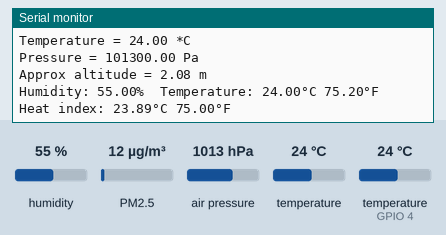
The sketch below on a simulated ESP32. On the bench: the last lines printed to the serial monitor. Inputs (shaded band) come from the test bench; at power-on: humidity 55 %, PM2.5 12 µg/m³, air pressure 1013 hPa, temperature (sensor on GPIO 4) 24 °C, temperature 24 °C.

Above: at 1.2 s.
1.3 s: humidity set to 22 %
At 2.9 s:
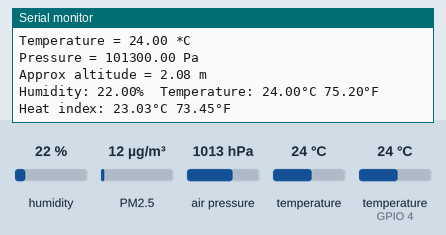
3.5 s: PM2.5 set to 6 µg/m³
5.0 s: air pressure set to 952 hPa
At 6.4 s:
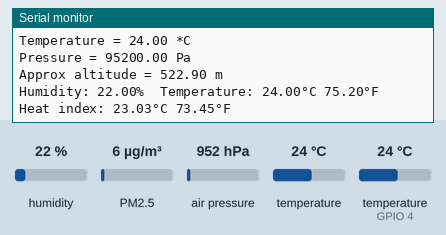
6.5 s: temperature (sensor on GPIO 4) set to 12 °C
8.0 s: temperature (sensor 0) set to 12 °C
At 9.2 s:
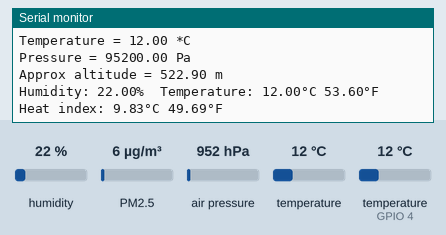
9.5 s: humidity set to 40 %
At 10.8 s:
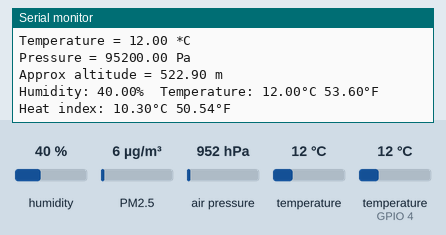
Timing chart, 0 to 12.0 s (numbered marks = the images above; inputs shaded):
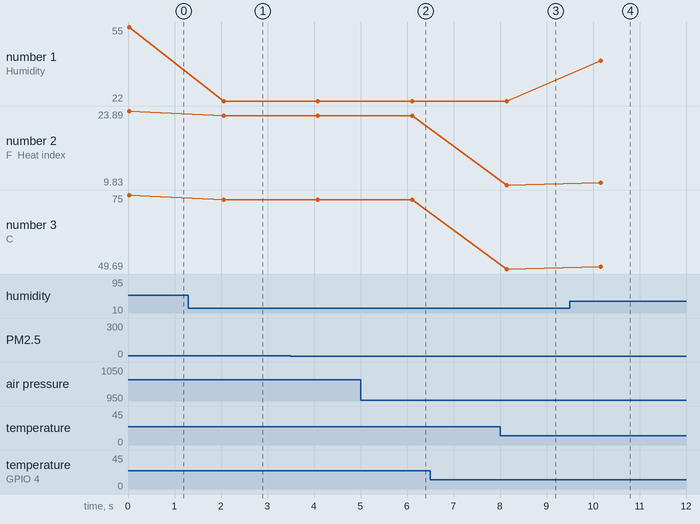

The sketch:

final_node.ino
```cpp
#include <SDS011.h>
#include "DHT.h"


#include <Wire.h>
#include <SPI.h>
#include <Adafruit_BMP280.h>

#define DHTTYPE DHT11
#define DHTPIN 4
Adafruit_BMP280 bmp; // I2C
DHT dht(DHTPIN, DHTTYPE);
float p10, p25;
int err;

SDS011 my_sds;

#ifdef ESP32
HardwareSerial port(2);
#endif

void setup() {
  my_sds.begin(&port);
  Serial.begin(115200);

  while ( !Serial ) delay(100);   // wait for native usb
  Serial.println(F("BMP280 test"));

  Serial.println(F("DHTxx test!"));
  dht.begin();


  unsigned status;
  status = bmp.begin(0x76);
  if (!status) {
    Serial.println(F("Could not find a valid BMP280 sensor, check wiring or "
                      "try a different address!"));
    Serial.print("SensorID was: 0x"); Serial.println(bmp.sensorID(),16);
    Serial.print("        ID of 0xFF probably means a bad address, a BMP 180 or BMP 085\n");
    Serial.print("   ID of 0x56-0x58 represents a BMP 280,\n");
    Serial.print("        ID of 0x60 represents a BME 280.\n");
    Serial.print("        ID of 0x61 represents a BME 680.\n");
    while (1) delay(10);
    }
    bmp.setSampling(Adafruit_BMP280::MODE_NORMAL,     /* Operating Mode. */
                    Adafruit_BMP280::SAMPLING_X2,     /* Temp. oversampling */
                    Adafruit_BMP280::SAMPLING_X16,    /* Pressure oversampling */
                    Adafruit_BMP280::FILTER_X16,      /* Filtering. */
                    Adafruit_BMP280::STANDBY_MS_500); /* Standby time. */
}

void loop() {
  err = my_sds.read(&p25, &p10);
  if (!err) {
    Serial.println("P2.5: " + String(p25));
    Serial.println("P10:  " + String(p10));
  }

    Serial.print(F("Temperature = "));
    Serial.print(bmp.readTemperature());
    Serial.println(" *C");

    Serial.print(F("Pressure = "));
    Serial.print(bmp.readPressure());
    Serial.println(" Pa");

    Serial.print(F("Approx altitude = "));
    Serial.print(bmp.readAltitude(1013.25)); /* Adjusted to local forecast! */
    Serial.println(" m");

    Serial.println();
//    delay(500);

//  delay(2000);
  float h = dht.readHumidity();
  // Read temperature as Celsius (the default)
  float t = dht.readTemperature();
  // Read temperature as Fahrenheit (isFahrenheit = true)
  float f = dht.readTemperature(true);

  // Check if any reads failed and exit early (to try again).
  if (isnan(h) || isnan(t) || isnan(f)) {
    Serial.println(F("Failed to read from DHT sensor!"));
    return;
  }

  // Compute heat index in Fahrenheit (the default)
  float hif = dht.computeHeatIndex(f, h);
  // Compute heat index in Celsius (isFahreheit = false)
  float hic = dht.computeHeatIndex(t, h, false);

  Serial.print(F("Humidity: "));
  Serial.print(h);
  Serial.print(F("%  Temperature: "));
  Serial.print(t);
  Serial.print(F("°C "));
  Serial.print(f);
  Serial.print(F("°F  Heat index: "));
  Serial.print(hic);
  Serial.print(F("°C "));
  Serial.print(hif);
  Serial.println(F("°F"));
  delay(2000);
}

//void setup() {
//  Serial.begin(9600);
// }
```

Measured:
- after the input at 1.3 s, the serial monitor: prints a new line after 0.76 s (image 1)
- after the input at 5.0 s, the serial monitor: prints a new line after 1.1 s (image 2)
- after the input at 8.0 s, the serial monitor: prints a new line after 0.12 s (image 3)
- after the input at 9.5 s, the serial monitor: prints a new line after 0.67 s (image 4)
- plotted number 1: 55 → 22 after the input at 1.3 s, 22 → 40 after the input at 9.5 s
- plotted number 2: 23.89 → 23.03 after the input at 1.3 s, 9.83 → 10.3 after the input at 9.5 s
- plotted number 3: 75 → 73.45 after the input at 1.3 s, 49.69 → 50.54 after the input at 9.5 s
